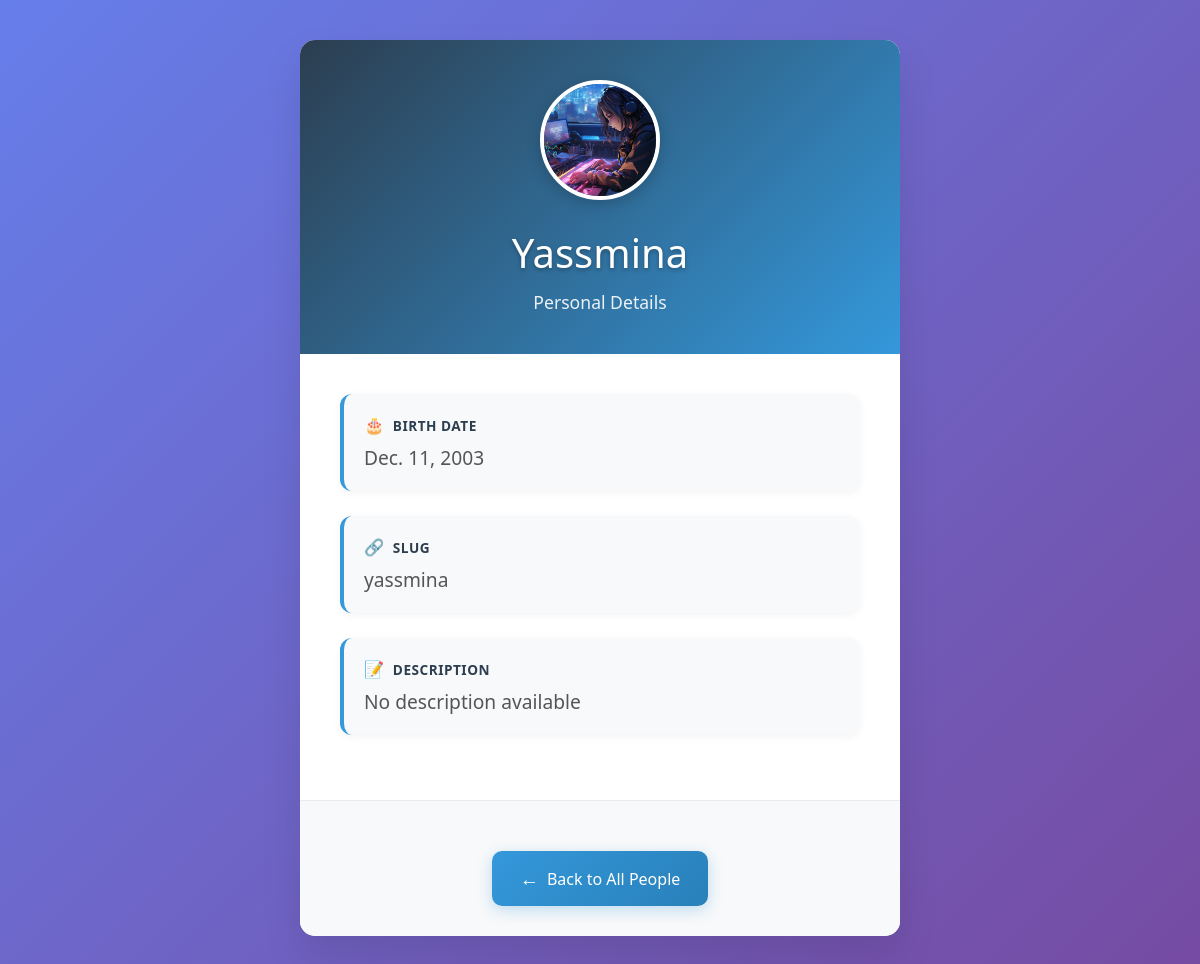
The app's page /yassmina/ with its own data.
### djangoapp/models.py (models this page shows, shortened)
class Person(models.Model):
    name = models.CharField(max_length=50)
    birth = models.DateField()
    slug = models.SlugField()
    profile_picture = models.ImageField(upload_to='profile_pics/', #organize photo== #install library of images == pillow ==to handle the images
                                        default='default_user.png',
                                        blank=True)

### djangoapp/views.py (the view)
# urls.py: path('<slug:slug>/', views.person, name='person'),
def person(request, slug):
    my_person = get_object_or_404(Person, slug=slug)
    return render(request, 'person.html', {'person': my_person})

### djangoapp/templates/person.html (shortened to what this page needs)
<!DOCTYPE html>
<html>
<head>
</head>
<body>
    <div class="container">
        <div class="header">
            <img src="{{ person.profile_picture.url }}" alt="{{ person.name }}" class="profile-image">
            <h1>{{ person.name }}</h1>
            <p>Personal Details</p>
        </div>
        <div class="person-details">
            <div class="detail-item">
                <div class="detail-label">
                    <span class="icon">🎂</span>
                    Birth Date
                </div>
                <div class="detail-value">{{ person.birth }}</div>
            </div>
            <div class="detail-item">
                <div class="detail-label">
                    <span class="icon">🔗</span>
                    Slug
                </div>
                <div class="detail-value">{{ person.slug }}</div>
            </div>
            {% if person.description %}
            <div class="detail-item">
                <div class="detail-label">
                    <span class="icon">📝</span>
                    Description
                </div>
                <div class="detail-value">{{ person.description }}</div>
            </div>
            {% else %}
            <div class="detail-item">
                <div class="detail-label">
                    <span class="icon">📝</span>
                    Description
                </div>
                <div class="detail-value">No description available</div>
            </div>
            {% endif %}
        </div>
        <div class="actions">
            <a href="{% url 'djangoapp:home' %}" class="back-link">
                <span class="icon">←</span>
                Back to All People
            </a>
        </div>
    </div>
</body>
</html>

### djangoapp/templates/person.html (style rules this page uses)
* { margin: 0; padding: 0; box-sizing: border-box; }
body { font-family: 'Segoe UI', Tahoma, Geneva, Verdana, sans-serif; background: linear-gradient(135deg, #667eea 0%, #764ba2 100%); min-height: 100vh; padding: 40px 20px; color: #333; }
.container { max-width: 600px; margin: 0 auto; background: white; border-radius: 15px; box-shadow: 0 20px 40px rgba(0,0,0,0.1); overflow: hidden; animation: fadeIn 0.6s ease-out; }
.header { background: linear-gradient(135deg, #2c3e50 0%, #3498db 100%); color: white; padding: 40px 30px; text-align: center; }
.profile-image { width: 120px; height: 120px; border-radius: 50%; object-fit: cover; border: 4px solid white; margin-bottom: 20px; box-shadow: 0 4px 15px rgba(0,0,0,0.2); }
.header h1 { font-size: 2.5em; margin-bottom: 10px; font-weight: 300; text-shadow: 0 2px 4px rgba(0,0,0,0.3); }
.header p { opacity: 0.9; font-size: 1.1em; font-weight: 300; }
.person-details { padding: 40px; }
.detail-item { margin-bottom: 25px; padding: 20px; background: #f8f9fa; border-radius: 12px; border-left: 4px solid #3498db; transition: all 0.3s ease; box-shadow: 0 2px 8px rgba(0,0,0,0.05); }
.detail-label { font-weight: 600; color: #2c3e50; margin-bottom: 8px; font-size: 0.85em; text-transform: uppercase; letter-spacing: 0.5px; display: flex; align-items: center; gap: 8px; }
.detail-value { font-size: 1.2em; color: #555; font-weight: 500; }
.back-link { display: inline-flex; align-items: center; gap: 8px; margin-top: 20px; padding: 14px 28px; background: linear-gradient(135deg, #3498db 0%, #2980b9 100%); color: white; text-decoration: none; border-radius: 10px; transition: all 0.3s ease; font-weight: 500; box-shadow: 0 4px 15px rgba(52, 152, 219, 0.3); }
.actions { text-align: center; padding: 30px; border-top: 1px solid #e9ecef; background: #f8f9fa; }
.icon { font-size: 1.2em; }

### records on screen
Person: profile_picture (picture), name "Yassmina", birth "Dec. 11, 2003", slug "yassmina"
